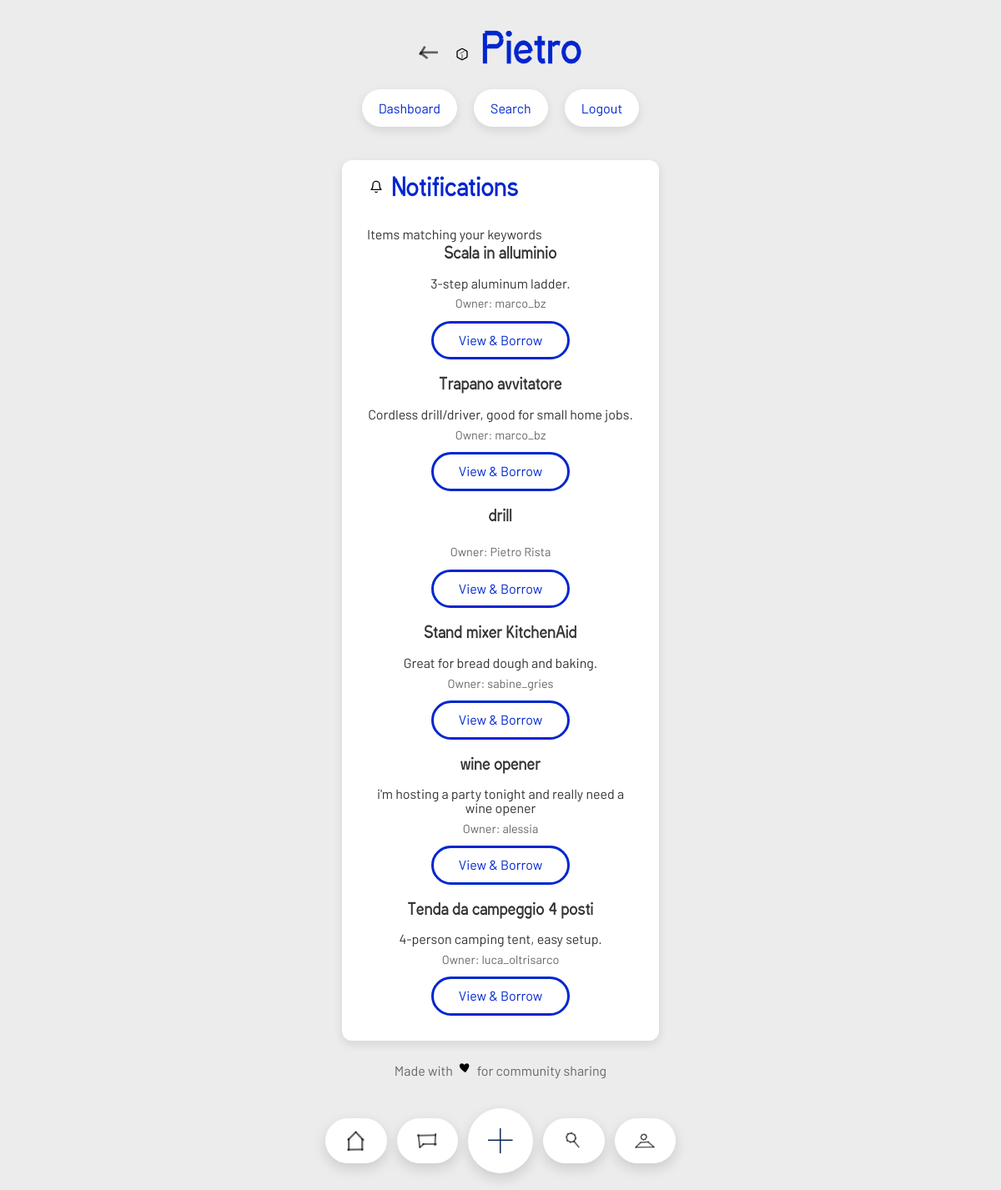
The page /notifications (signed in) on the database its author committed.
### tables this page shows
CREATE TABLE items (
            id INTEGER PRIMARY KEY AUTOINCREMENT,
            name TEXT NOT NULL,
            description TEXT,
            owner_id INTEGER NOT NULL,
            status TEXT DEFAULT 'available',
            keywords TEXT, category TEXT, photo TEXT,
            FOREIGN KEY (owner_id) REFERENCES "users_old" (id)
        );

CREATE TABLE users (
                id INTEGER PRIMARY KEY AUTOINCREMENT,
                username TEXT UNIQUE NOT NULL,
                email TEXT UNIQUE,
                password TEXT NOT NULL,
                location TEXT,
                categories TEXT
            , photo TEXT, latitude REAL, longitude REAL);

### app.py (the view)
@app.route('/notifications')
def notifications():
    if 'user_id' not in session:
        return redirect(url_for('login'))
    conn = get_db_connection()
    cursor = conn.cursor()
    cursor.execute('SELECT categories FROM users WHERE id = ?', (session['user_id'],))
    user = cursor.fetchone()
    user_categories = user['categories'].split(',') if user and user['categories'] else []
    user_categories = [cat.strip() for cat in user_categories]
    matching_items = []
    for category in user_categories:
        if category:
            cursor.execute('''
                SELECT i.*, u.username as owner
                FROM items i
                JOIN users u ON i.owner_id = u.id
                WHERE i.category = ? AND i.owner_id != ? AND i.status IN ('available', 'requested')
                ORDER BY i.id DESC
            ''', (category, session['user_id']))
            items = cursor.fetchall()
            matching_items.extend(items)
    conn.close()
    return render_template('notifications.html', items=matching_items)

### app.py (called while the page is built)
@app.url_defaults
def add_static_file_version(endpoint, values):
    if endpoint != 'static' or 'filename' not in values:
        return
    filepath = os.path.join(app.static_folder, values['filename'])
    if os.path.exists(filepath):
        values['v'] = int(os.path.getmtime(filepath))

def get_db_connection():
    conn = sqlite3.connect(DATABASE)
    conn.row_factory = sqlite3.Row
    conn.create_function('distance_km', 4, haversine_km)
    return conn

@app.context_processor
def inject_current_user_photo():
    if 'user_id' not in session:
        return {'current_user_photo': None}
    conn = get_db_connection()
    cursor = conn.cursor()
    cursor.execute('SELECT photo FROM users WHERE id = ?', (session['user_id'],))
    row = cursor.fetchone()
    conn.close()
    return {'current_user_photo': row['photo'] if row else None}

### templates/notifications.html (shortened to what this page needs)
<!DOCTYPE html>
<html lang="en">
<head>
    <link rel="stylesheet" href="{{ url_for('static', filename='style.css') }}">
</head>
<body>
    <div class="container">
        <header>
            <h1>
                <a href="javascript:history.back()" class="item-detail-back" aria-label="Back"><span class="icon icon-back" aria-hidden="true"></span></a>
                <span class="icon icon-package" aria-hidden="true"></span> Pietro
            </h1>
            <nav>
                <a href="{{ url_for('dashboard') }}">Dashboard</a>
                <a href="{{ url_for('search') }}">Search</a>
                <a href="{{ url_for('logout') }}">Logout</a>
            </nav>
        </header>
        <main>
            <section class="notifications-section">
                <h2><span class="icon icon-bell" aria-hidden="true"></span> Notifications</h2>
                <p class="notifications-info">Items matching your keywords</p>
                {% if items %}
                <div class="item-list">
                    {% for item in items %}
                    <div class="item-card">
                        <h3>{{ item.name }}</h3>
                        <p>{{ item.description }}</p>
                        <p class="owner-info">Owner: {{ item.owner }}</p>
                        <a href="{{ url_for('item_detail', item_id=item.id) }}" class="btn-primary">View & Borrow</a>
                    </div>
                    {% endfor %}
                </div>
                {% else %}
                <p class="empty-state">No new notifications. Update your keywords in your profile to get notified!</p>
                {% endif %}
            </section>
        </main>
        {% include 'footer_nav.html' %}
        <footer>
            <p>Made with <span class="icon icon-heart" aria-hidden="true"></span> for community sharing</p>
        </footer>
    </div>
</body>
</html>

### static/style.css (style rules this page uses)
:root { --font-primary: 'Apfel Grotezk Mittel', 'Barlow', sans-serif; --font-secondary: 'Barlow', sans-serif; --font-heading: 'GapSans Bold', 'Apfel Grotezk Mittel', sans-serif; --primary-color: #0026CF; --secondary-color: #ff1493;; --background-color: #ececec; --card-background: #ffffff; --text-color: #333333; --text-light: #666666; --success-color: #7ed321; --error-color: #d0021b; --warning-color: #f5a623; --border-radius: 12px; --shadow: 0 4px 12px rgba(0, 0, 0, 0.1); }
* { margin: 0; padding: 0; box-sizing: border-box; }
h1, h2, h3, h4, h5, h6 { font-family: var(--font-heading); }
html { overflow-x: hidden; }
body { font-family: var(--font-primary); background-color: #ececec; color: var(--text-color); line-height: 1.6; max-width: 420px; margin: 0 auto; width: 100%; padding-bottom: 90px; overflow-x: hidden; }
.container { max-width: 420px; margin: 0 auto; padding: 20px; }
header { text-align: center; margin-bottom: 40px; }
header h1 { font-size: 3rem; color: var(--primary-color); margin-bottom: 10px; }
nav { display: flex; justify-content: center; gap: 20px; flex-wrap: wrap; }
nav a { text-decoration: none; color: var(--primary-color); padding: 10px 20px; border-radius: 25px; background-color: var(--card-background); box-shadow: var(--shadow); transition: transform 0.2s, box-shadow 0.2s; }
main { background-color: var(--card-background); border-radius: var(--border-radius); padding: 30px; padding-top:10px; box-shadow: var(--shadow); margin-top:10px; }
h2 { color: var(--primary-color); margin-bottom: 20px; font-size: 1.8rem; }
.btn-primary { display: inline-block; padding: 12px 30px; background-color: white; color: #0026CF; border: 3px solid #0026CF; border-radius: 25px; font-size: 1rem; cursor: pointer; text-decoration: none; transition: background-color 0.2s, color 0.2s, transform 0.2s; }
.item-list, .request-list { display: grid; gap: 20px; }
.item-card, .request-card { background-color: #f5f5f5; padding: 20px; border-radius: var(--border-radius); border-left: 4px solid var(--primary-color); }
.item-card h3, .request-card h3 { margin-bottom: 10px; color: var(--text-color); }
.owner-info, .location-info { color: var(--text-light); font-size: 0.9rem; margin-bottom: 5px; }
.item-card { border: none; background: transparent; line-height: 1.05; padding: 0; text-align: center; display: flex; flex-direction: column; align-items: center; gap: 8px; text-decoration: none; cursor: pointer; transition: transform 0.15s ease; }
footer { text-align: center; padding: 20px; color: var(--text-light); }
.icon { display: inline-flex; width: 1.4rem; height: 1.4rem; align-items: center; justify-content: center; background-repeat: no-repeat; background-position: center; background-size: 70%; }
.item-detail-back { color: inherit; text-decoration: none; margin-right: 6px; display: inline-flex; vertical-align: middle; }
.item-detail-back .icon { width: 1.4rem; height: 1.4rem; background-size: 100%; }

### rows shown on the page
items: name "Scala in alluminio", description "3-step aluminum ladder.", owner "marco_bz"
items: name "Trapano avvitatore", description "Cordless drill/driver, good for small home jobs.", owner "marco_bz"
items: name "drill", owner "Pietro Rista"
items: name "Stand mixer KitchenAid", description "Great for bread dough and baking.", owner "sabine_gries"
items: name "wine opener", description "i'm hosting a party tonight and really need a wine opener", owner "alessia"
items: name "Tenda da campeggio 4 posti", description "4-person camping tent, easy setup.", owner "luca_oltrisarco"
